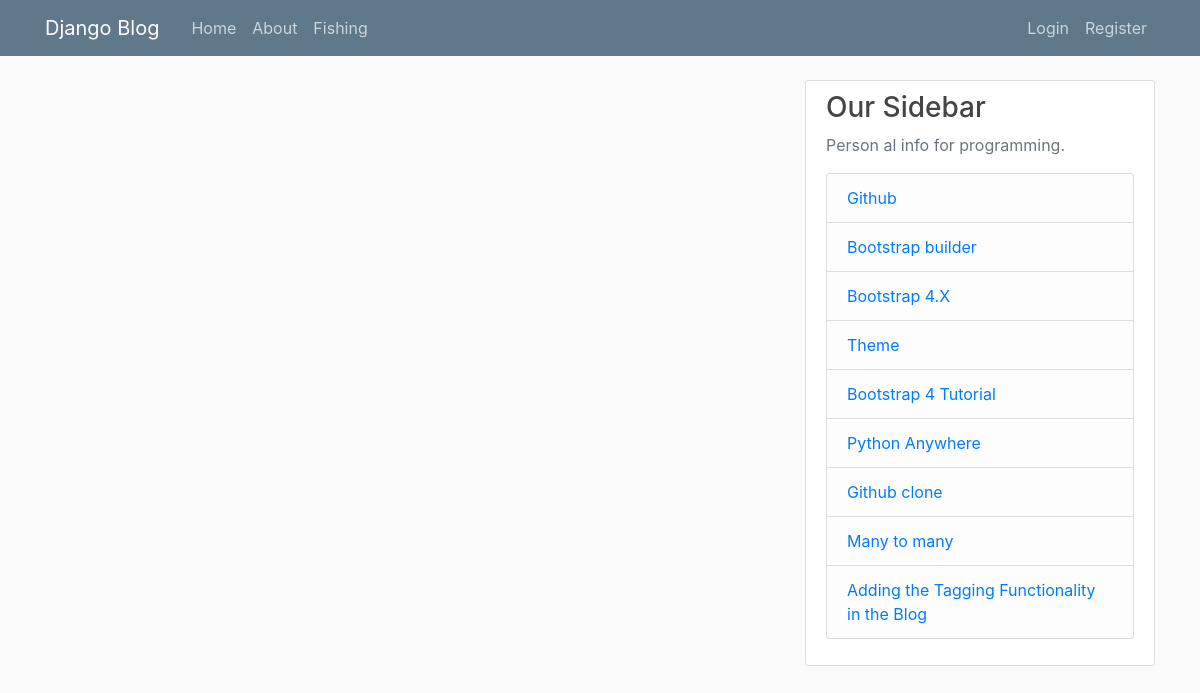
The app's page /, older data.
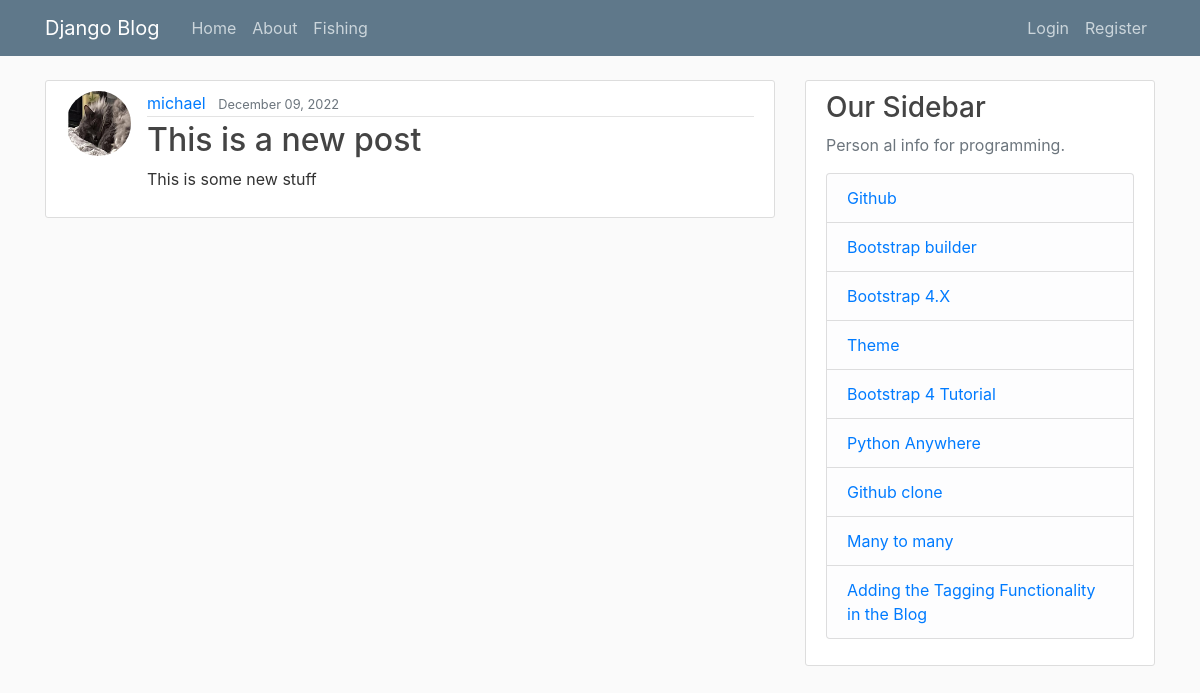
The same page, newer data.
### blog/models.py (models this page shows, shortened)
class Post(models.Model):
    title = models.CharField(max_length=100)
    content = models.TextField()
    date_posted = models.DateTimeField(default=timezone.now)
    author = models.ForeignKey(User, on_delete=models.CASCADE)

### users/models.py (models this page shows, shortened)
class Profile(models.Model):
    user = models.OneToOneField(User, on_delete=models.CASCADE)
    image = models.ImageField(default='default.jpg', upload_to='profile_pics')

### blog/views.py (the view)
# urls.py: path('', PostListView.as_view(), name='blog-home'),
class PostListView(ListView):
    model = Post
    template_name = 'blog/home.html'  # <app>/<model>_<viewtype>.html
    context_object_name = 'posts'
    ordering = ['-date_posted']
    paginate_by = 5

### blog/templates/blog/home.html (shortened to what this page needs)
{% extends "blog/base.html" %}
{% block content %}
    {% for post in posts %}
        <article class="media content-section">
          <img class="rounded-circle article-img" src="{{ post.author.profile.image.url }}">
          <div class="media-body">
            <div class="article-metadata">
              <a class="mr-2" href="{% url 'user-posts' post.author.username %}">{{ post.author }}</a>
              <small class="text-muted">{{ post.date_posted|date:"F d, Y" }}</small>
            </div>
            <h2><a class="article-title" href="{% url 'post-detail' post.id %}">{{ post.title }}</a></h2>
            <p class="article-content">{{ post.content }}</p>
          </div>
        </article>
    {% endfor %}
{% endblock content %}

Row changes from the older to the newer data that the page shows:
added Post: author.profile.image (placeholder picture), author "michael", date_posted "December 09, 2022", title "This is a new post", content "This is some new stuff"
